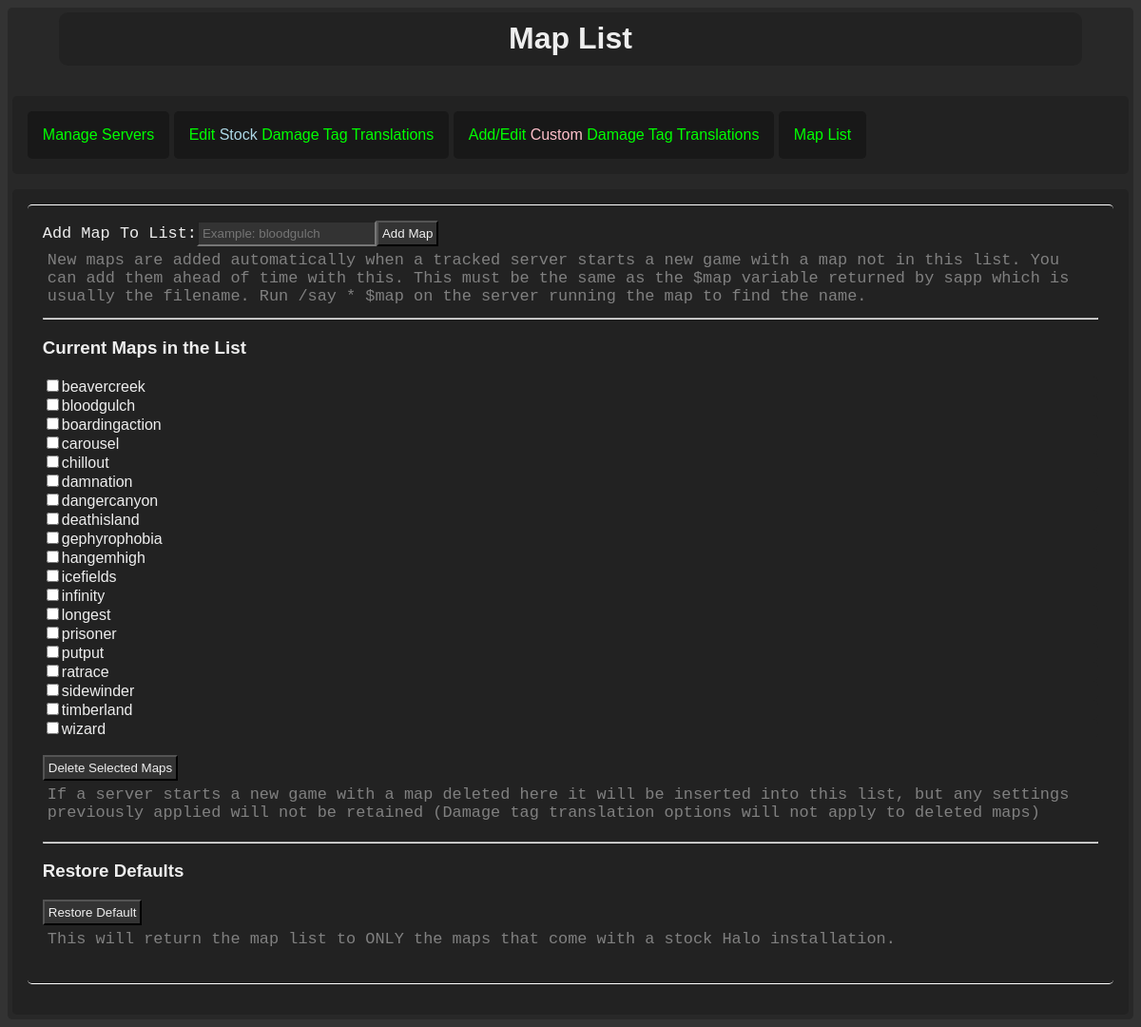
The app's page /admin/maplist.php (signed in) with its own data.
### tables this page shows
CREATE TABLE `maps` (
  `id` bigint(20) NOT NULL AUTO_INCREMENT,
  `name` varchar(100) DEFAULT NULL,
  PRIMARY KEY (`id`)
);

### admin/maplist.php (the view, shortened to what this page needs)
<?php
            if (isset($_SESSION['loggedin']) && $_SESSION['loggedin']==true && $_SESSION['admin']==1) {
            include '../connect.php';
?>
<html>
<head>
<?php include '../head.php'; ?>
</head>
<body>
<div class="container">
<h1 class="admin">Map List</h1>
        <?php include 'adminmenu.php' ?>
        <section class="admin">
        <form action="mapmanage.php" method="post">
        <div class="admin element"><div class="form">Add Map To List: </div><div class="form"><input type="text" id="newmap" name="newmap" value="" placeholder="Example: bloodgulch"><input type="submit" value="Add Map"></div> <div class="form description"> New maps are added automatically when a tracked server starts a new game with a map not in this list.  You can add them ahead of time with this.  This must be the same as the $map variable returned by sapp which is usually the filename.  Run /say * $map on the server running the map to find the name.</div>
        </form>
        <hr>
        <h3>Current Maps in the List</h3>
        <form action="mapmanage.php" method="post">
        <?php
            $q="select * from ".$t_prefix."maps";
            $res=mysqli_query($c,$q);
            while ($row=mysqli_fetch_assoc($res)) {
                echo '<div class="admin server" style="padding:0;"><input type="checkbox" name="delmap[]" value="'.$row['id'].'">'.$row['name'].'</div>';
            }
        ?>
        <br>
        <input type="submit" value="Delete Selected Maps">
        <div class="form description">If a server starts a new game with a map deleted here it will be inserted into this list, but any settings previously applied will not be retained (Damage tag translation options will not apply to deleted maps)</div>
        </form>
        <hr>
        <h3>Restore Defaults</h3>
        <form action="mapmanage.php" method="post">
        <input type="button" value="Restore Default" id="restoredefault">
        <br>
        <div class="form description">This will return the map list to ONLY the maps that come with a stock Halo installation.</div>
        </form>
        </section>
</div>
</body>
</html>
<?php
}
?>

### main.css (style rules this page uses)
body { background-color:#333; color:#eee; font-family:sans-serif; }
.container { margin: 0 auto; max-width:1280px; background-color:#282828; padding:0.3em; border-radius:0.3em; }
h1.admin { background-color:#222; border-radius:0.3em; padding:0.3em; max-width:90%; text-align:center; display:block; margin:0 auto; margin-bottom:1em; }
div.admin { padding:1em; border-radius:0.3em; }
section.admin { background-color:#222; padding:1em; border-radius:0.3em; }
div.form { font-family:monospace; font-size:1.3em; display:inline-block; }
div.form.description { padding:0.3em; font-family:monospace; font-size:1.3em; color:gray; display:inline-block; }
div.admin.element { border-bottom:1px solid white; border-top:1px solid white; }
div.admin.server { background-color:#222; padding:0.3em; border-radius:0.3em; }
input { background-color:#333; color:#efefef; padding:0.3em; }

### records on screen
maps: name "beavercreek"
maps: name "bloodgulch"
maps: name "boardingaction"
maps: name "carousel"
maps: name "chillout"
maps: name "damnation"
maps: name "dangercanyon"
maps: name "deathisland"
maps: name "gephyrophobia"
maps: name "hangemhigh"
maps: name "icefields"
maps: name "infinity"
maps: name "longest"
maps: name "prisoner"
maps: name "putput"
maps: name "ratrace"
maps: name "sidewinder"
maps: name "timberland"
maps: name "wizard"
